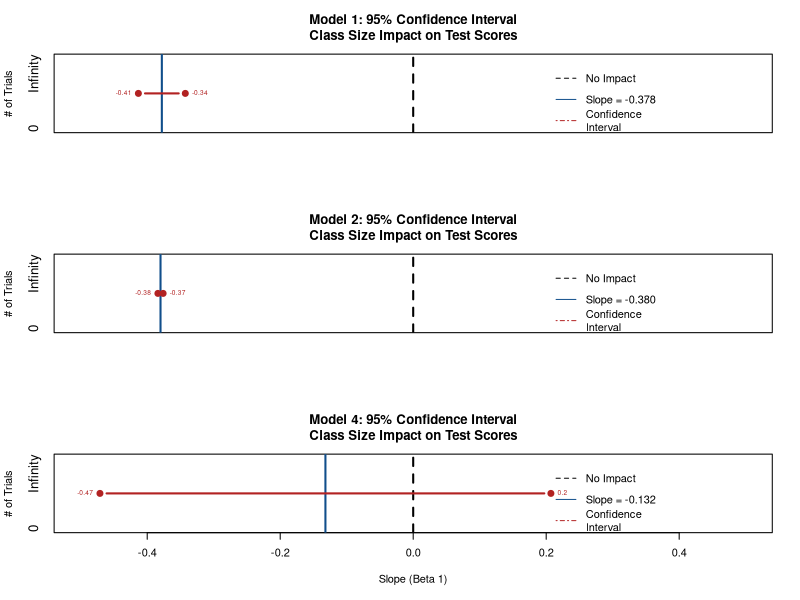

Write R code to recreate this figure.
# 
# Author:         Cristian Nuno
# Date:           January 26, 2017
# Title:          Confidence Interval of Classroom Size on Test Scores
# Source of Data: PAI 722 Homework 2 Linear Regression Output
#

# Classroom size slope
class.size <- c(-0.378, -0.380, -0.132)
ci.left <- c( -0.41328, -0.38393, -0.47108 )
ci.right <- c( -0.34272, -0.37608, 0.20708 )

# Create plot layout
slope <- range( -0.5:0.5 )     # x-axis
n.trials <- range( -0.5:0.5 )  # y-axis

par( mfrow = c( 3, 1) )
# Plot Model 1
plot( slope, n.trials,
      main = "Model 1: 95% Confidence Interval\nClass Size Impact on Test Scores",
      ylab = "# of Trials",
      yaxt = "n",
      xaxt = "n",
      xlab = "",
      type = "n" )

# Label Y axis
mtext( "Infinity", side = 2, line = 1, adj = 1, cex = 0.8  )
mtext( "0",        side = 2, line = 1, adj = .01, cex = 0.8 )

# Add Estimated Slope (Beta 1) value for each model
abline( v = class.size[ 1 ], lwd = 2, col = "dodgerblue4" ) # model 1 slope (solid)
abline( v = 0, lwd = 2, lty = 2, col = "black" )   # No impact (dashed)

# Add 95% Confidence Interval
points( x = c(ci.left[1], ci.right[1]), y = c(0,0), 
        pch = 19, col = "firebrick", 
        type = "b", lwd = 2) # model 1

# Annonate Data Points
text( x = c(ci.left[1], ci.right[1]), y = c(0,0),
      labels = c(-0.41, -0.34), 
      pos = c(2, 4), cex = 0.6, col = "firebrick" )

# Add Legend
legend( x = 0.2, y = 0.5,
        cex = 1,
        legend = c("No Impact", "Slope = -0.378", "Confidence\nInterval"),
        bty = "n", lty = c(2, 1, 4), 
        lwd = c(1, 1, 1), 
        col = c("black", "dodgerblue4", "firebrick")
        )

# Plot Model 2
plot( slope, n.trials,
      main = "Model 2: 95% Confidence Interval\nClass Size Impact on Test Scores",
      ylab = "# of Trials",
      yaxt = "n",
      xaxt = "n",
      xlab = "",
      type = "n" )

# Label Y axis
mtext( "Infinity", side = 2, line = 1, adj = 1, cex = 0.8  )
mtext( "0",        side = 2, line = 1, adj = .01, cex = 0.8 )

# Add Estimated Slope (Beta 1) value for each model
abline( v = class.size[ 2 ], lwd = 2, col = "dodgerblue4" ) # model 1 slope (solid)
abline( v = 0, lwd = 2, lty = 2, col = "black" )   # No impact (dashed)

# Add 95% Confidence Interval
points( x = c(ci.left[2], ci.right[2]), y = c(0,0), 
        pch = 19, col = "firebrick", 
        type = "b", lwd = 2) # model 1

# Annonate Data Points
text( x = c(ci.left[2], ci.right[2]), y = c(0,0),
      labels = c(-0.38, -0.37), 
      pos = c(2, 4), cex = 0.6, col = "firebrick" )

# Add Legend
legend( x = 0.2, y = 0.5,
        cex = 1,
        legend = c("No Impact", "Slope = -0.380", "Confidence\nInterval"),
        bty = "n", lty = c(2, 1, 4), 
        lwd = c(1, 1, 1), 
        col = c("black", "dodgerblue4", "firebrick")
)

# Plot Model 4
plot( slope, n.trials,
      main = "Model 4: 95% Confidence Interval\nClass Size Impact on Test Scores",
      xlab = "Slope (Beta 1)",
      ylab = "# of Trials",
      yaxt = "n",
      type = "n" )

# Label Y axis
mtext( "Infinity", side = 2, line = 1, adj = 1, cex = 0.8  )
mtext( "0",        side = 2, line = 1, adj = .01, cex = 0.8 )

# Add Estimated Slope (Beta 1) value for each model
abline( v = class.size[ 3 ], lwd = 2, col = "dodgerblue4" ) # model 1 slope (solid)
abline( v = 0, lwd = 2, lty = 2, col = "black" )   # No impact (dashed)

# Add 95% Confidence Interval
points( x = c(ci.left[3], ci.right[3]), y = c(0,0), 
        pch = 19, col = "firebrick", 
        type = "b", lwd = 2) # model 1

# Annonate Data Points
text( x = c(ci.left[3], ci.right[3]), y = c(0,0),
      labels = c(-0.47, 0.20), 
      pos = c(2, 4), cex = 0.6, col = "firebrick" )

# Add Legend
legend( x = 0.2, y = 0.5,
        cex = 1,
        legend = c("No Impact", "Slope = -0.132", "Confidence\nInterval"),
        bty = "n", lty = c(2, 1, 4), 
        lwd = c(1, 1, 1), 
        col = c("black", "dodgerblue4", "firebrick")
)